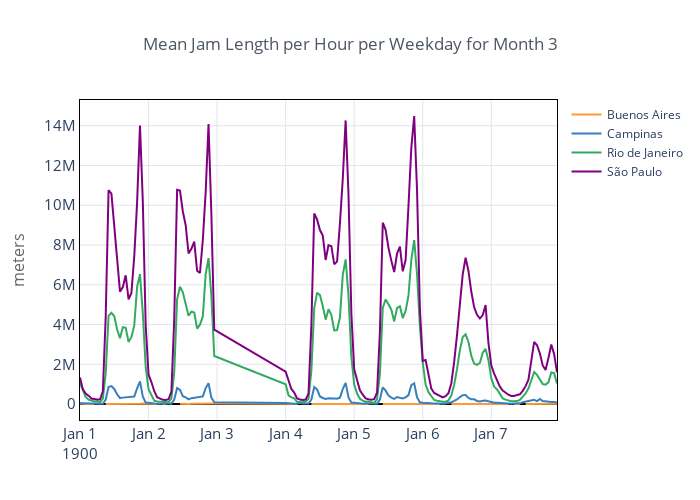

Notebook cell for this chart:
### Code cell
comp.pivot_table(index='datetime', columns='city', values='sum_length')\
     .iplot(theme='custom',
          title=f'Mean Jam Length per Hour per Weekday for Month {m}',
          yTitle='meters', 
          )

### Figure 1 — Plotly figure (JSON) as saved in the notebook; plotly's stock layout.template omitted (floating-point values rounded to 4 significant figures; data arrays with more than 128 entries replaced by an {"elided": "..."} marker saying what was removed)
{"data": [{"line": {"color": "rgba(255, 153, 51, 1.0)", "dash": "solid", "shape": "linear", "width": 2}, "mode": "lines", "name": "Buenos Aires", "text": "", "type": "scatter", "x": {"elided": "144 str values"}, "y": {"elided": "144 mixed values"}}, {"line": {"color": "rgba(55, 128, 191, 1.0)", "dash": "solid", "shape": "linear", "width": 2}, "mode": "lines", "name": "Campinas", "text": "", "type": "scatter", "x": {"elided": "144 str values"}, "y": {"elided": "144 float values"}}, {"line": {"color": "rgba(50, 171, 96, 1.0)", "dash": "solid", "shape": "linear", "width": 2}, "mode": "lines", "name": "Rio de Janeiro", "text": "", "type": "scatter", "x": {"elided": "144 str values"}, "y": {"elided": "144 float values"}}, {"line": {"color": "rgba(128, 0, 128, 1.0)", "dash": "solid", "shape": "linear", "width": 2}, "mode": "lines", "name": "São Paulo", "text": "", "type": "scatter", "x": {"elided": "144 str values"}, "y": {"elided": "144 float values"}}], "layout": {"height": 500, "legend": {"bgcolor": "#FFFFFF", "bordercolor": "#444444", "borderwidth": 0, "font": {"size": 12}, "itemclick": "toggle", "itemdoubleclick": "toggleothers", "itemsizing": "trace", "traceorder": "normal"}, "paper_bgcolor": "#FFFFFF", "plot_bgcolor": "#FFFFFF", "title": {"font": {"color": "#4D5663", "size": 17}, "text": "Mean Jam Length per Hour per Weekday for Month 3", "x": 0.5}, "width": 700, "xaxis": {"automargin": true, "gridcolor": "#E1E5ED", "linecolor": "#000000", "mirror": "ticks", "showline": true, "tickfont": {"size": 15}, "title": {"font": {"color": "#666666", "size": 16}, "text": ""}, "zerolinecolor": "#000000", "zerolinewidth": 2}, "yaxis": {"automargin": true, "gridcolor": "#E1E5ED", "linecolor": "#000000", "mirror": "ticks", "showline": true, "tickfont": {"size": 15}, "title": {"font": {"color": "#666666", "size": 16}, "text": "meters"}, "zerolinecolor": "#000000", "zerolinewidth": 2}}}
